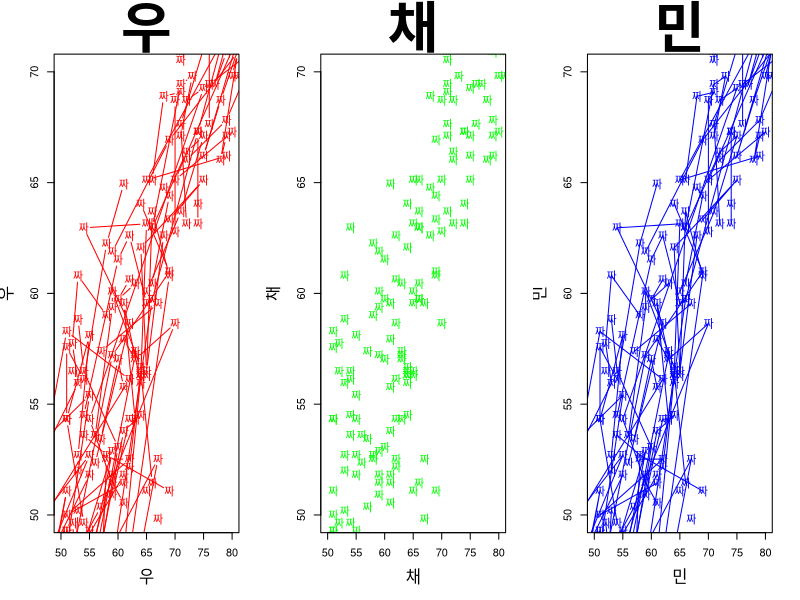

The R script that drew this image:
# 필요한 경우 패키지 설치
install.packages("mlbench")

# 데이터 불러오기
library(mlbench)
data(Ozone)

# 우채민
opar <- par(mfrow = c(1, 3))
for (i in list(
  list("우", "#FF0000", "b"),
  list("채", "#00FF00", "p"),
  list("민", "#0000FF", "o")
)) {
  plot(
    Ozone$V8,
    Ozone$V9,
    main = i[[1]],
    xlab = i[[1]],
    ylab = i[[1]],
    pch = "짜",
    xlim = c(50, 80),
    ylim = c(50, 70),
    cex.main = 5,
    cex.lab = 1.5,
    col = i[[2]],
    type = i[[3]],
  )
}

par(opar)
